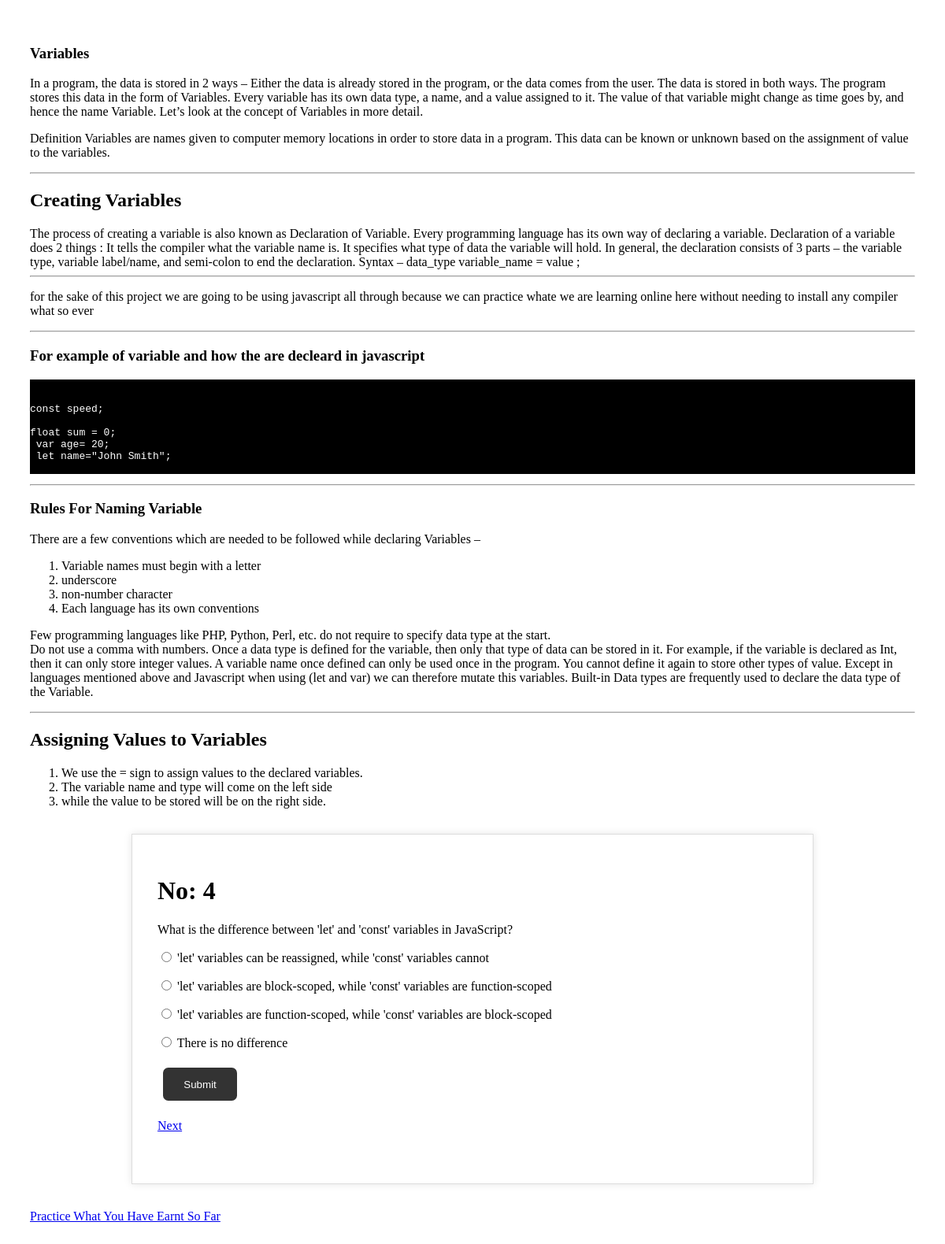
The app's page /variables4.php with its own data.
### tables this page shows
CREATE TABLE `questions` (
  `id` int(11) NOT NULL,
  `question` text DEFAULT NULL,
  `option_a` text DEFAULT NULL,
  `option_b` text DEFAULT NULL,
  `option_c` text DEFAULT NULL,
  `option_d` text DEFAULT NULL,
  `correct_answer` text DEFAULT NULL,
  `topic` varchar(255) NOT NULL
);

### variableq4.php (the view, shortened to what this page needs)
<?php
$conn= mysqli_connect("localhost","detsconl_projectdb","detsconl_projectdb","detsconl_projectdb");
$sql = "SELECT * FROM questions WHERE id=4 AND topic='variable'";
$result = mysqli_query($conn,$sql);
if (mysqli_num_rows($result)> 0) {
  while($row = mysqli_fetch_assoc($result))
  { ?>
    <p id='question'>
   <h1> No: <?php echo $row['id'];?></h1>
    <?php echo $row["question"];?></p>
      <form action="submit.php" method="post">
       <p> <input type="radio" name="choice" value="<?php echo $row['option_a'];?>">
       <?php echo $row['option_a'];?>
       </p>
       <p>   <input type="radio" name="choice" value="<?php echo $row['option_b'];?>">
       <?php echo $row['option_b'];?>
       </p>
          <p>  <input type="radio" name="choice" value="<?php echo $row['option_c'];?>">
          <?php echo $row['option_c'];?>
          </p>
       <p>   <input type="radio" name="choice" value="<?php echo $row['option_d'];?>">
       <?php echo $row['option_d'];?>
       </p>
            <button type="submit" id="submit-btn">Submit</button>
        </form>
 <?php
  }
  }else{
  echo "0 results";
  }
?>

### variables4.php (style rules this page uses)
button { padding: 1em 2em; margin: 0.5em; border: none; border-radius: 0.5em; background-color: #4CAF50; color: #fff; cursor: pointer; }
#submit-btn { background-color: #333; color: #fff; }

### records on screen
questions: id "4", question "What is the difference between 'let' and 'const' variables in JavaScript?", option_a "'let' variables can be reassigned, while 'const' variables cannot", option_b "'let' variables are block-scoped, while 'const' variables are function-scoped", option_c "'let' variables are function-scoped, while 'const' variables are block-scoped", option_d "There is no difference"
